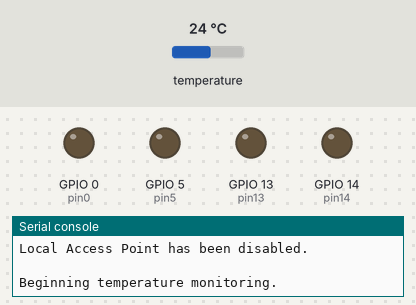
Bench run of a program on a simulated ESP8266 board running MicroPython. Shown: output pins drawn as LEDs (lit = HIGH), the last lines printed to the serial console. The test bench sets the inputs (shaded band); at power-on: temperature 24 °C.

Above: at 1.2 s.
1.3 s: temperature set to 33 °C
At 3.2 s:
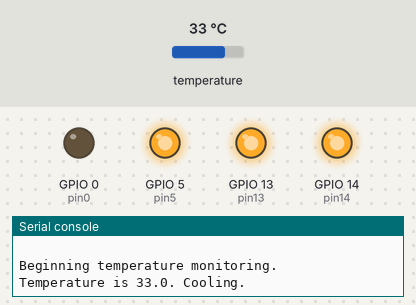
7.6 s: temperature set to 30.8 °C
13.9 s: temperature set to 29.6 °C
At 17.8 s:
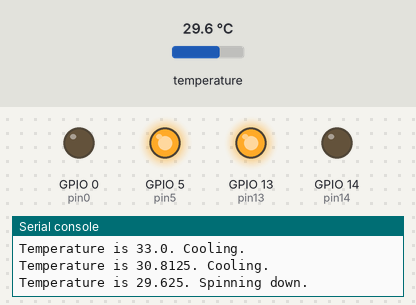
Timing chart, 0 to 19.3 s (numbered marks = the images above; inputs shaded):
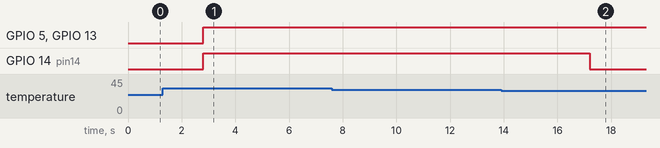

The program:

ESP8266_DS18X20B_Temperature_Controller.py
```python
import utime, ds18x20, onewire, network, gc
from machine import Signal, Pin

##  disable the built-in MicroPython AP
##  comment this out if you intend to use this software to send data over the Wi-Fi radio
ap = network.WLAN(network.AP_IF)
ap.active(False)
print("\nLocal Access Point has been disabled.")
print("\nBeginning temperature monitoring.")


def main():
    while True:
        gc.collect()
        utime.sleep_ms(2000)  # give board 2 seconds to boot before dicking around with GPIO0
        pin5 = Pin(5, Pin.OUT)  # define pin #5 as output
        fan = Signal(pin5, invert=False)  # invert the output so on = on and off = off. Call it "fan".
        pin13 = Pin(13, Pin.OUT)  # define pin #4 as output
        blue = Signal(pin13, invert=False)  # call and set invert for BLUE LED3..
        pin14 = Pin(14, Pin.OUT)  # define pin #14 as an output
        red = Signal(pin14, invert=False)  # option to invert RED LED.
        pin0 = Pin(0, Pin.OUT)
        green = Signal(pin0, invert=False)
        ow12 = onewire.OneWire(Pin(12))  # create a OneWire bus on GPIO12
        sensor = ds18x20.DS18X20(ow12)  # make GPIO12 a dsx1820B sensor, call it 'sensor'.
        scans = sensor.scan()  # scans the OneWire Bus
        sensor.convert_temp()  # converts the OneWire bus data to temperature
        utime.sleep_ms(750)
        for scan in scans:
            sensor.read_temp(scan)
            temperature = sensor.read_temp(scan)
        if temperature > float(30):
            print('Temperature is ' + str(temperature) + '. Cooling.')
            fan.on()
            blue.on()
            green.off()
            red.on()
            utime.sleep_ms(2000)
        elif temperature < float(30):
            if pin5() == 0:
                print('Temperature is ' + str(temperature) + '. Fan idle.')
                green.on()
                red.off()
                blue.off()
                utime.sleep_ms(2000)
            elif pin5() == 1:
                print('Temperature is ' + str(temperature) + '. Spinning down.')
                red.off()
                green.off()
                blue.on()
                utime.sleep_ms(300000)
                fan.off()
                blue.off()
                green.on()


if __name__ == '__main__':
    main()
```

Measured:
- the behaviour switches between 30 and 29.9 °C on temperature (found by bisection; images 1 and 2)
- after the input at 1.3 s, GPIO 0 (pin0): stays LOW (without the input it goes to HIGH after 1.5 s); GPIO 5 (pin5), GPIO 13 (pin13), GPIO 14 (pin14): LOW → HIGH after 1.5 s
- after the input at 13.9 s, GPIO 14 (pin14): HIGH → LOW after 3.3 s
